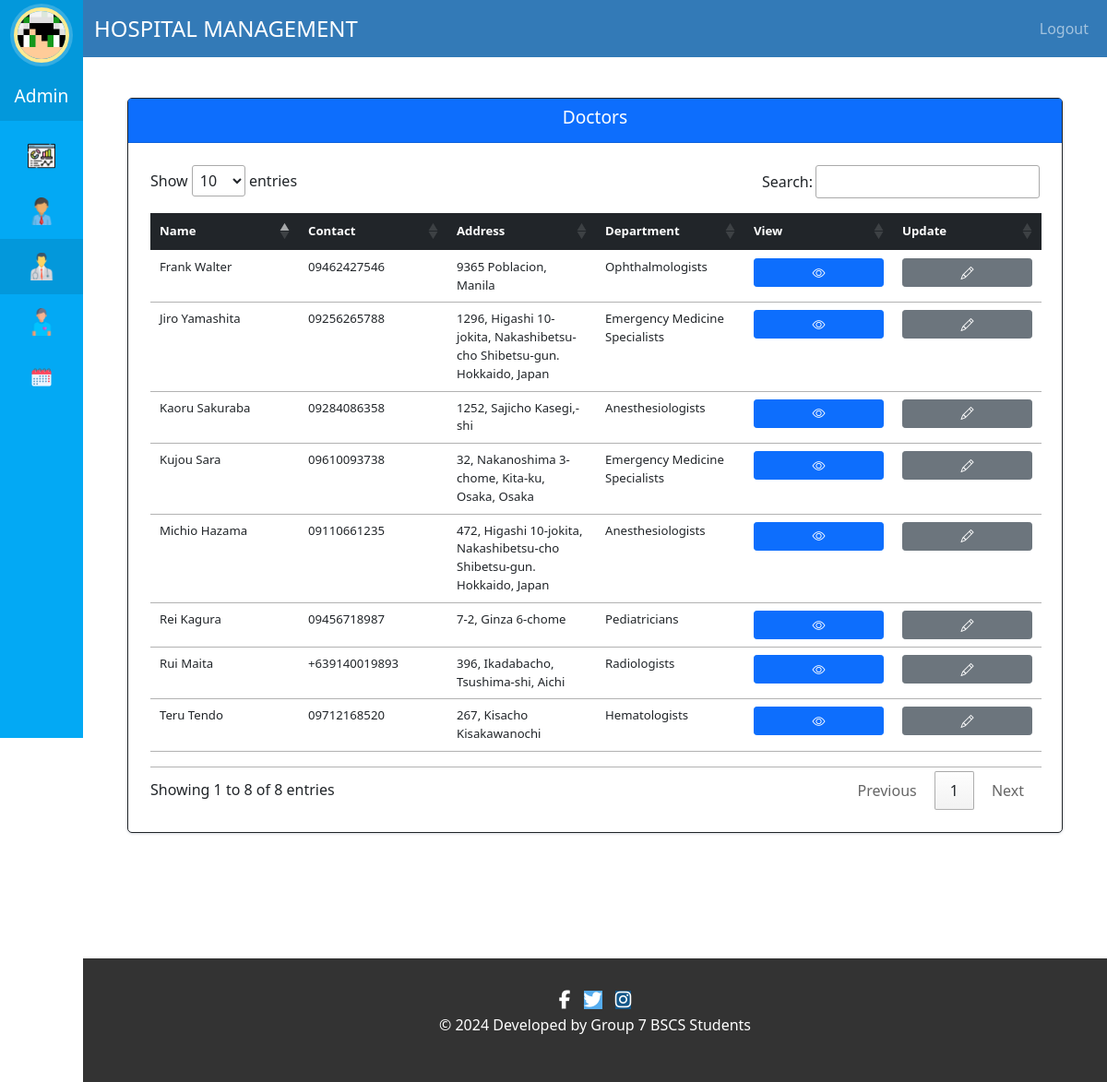
/admin-view-doctor (signed in), run on the app's committed database.
### hospital/models.py (models this page shows, shortened)
class HospitalStaffAdmin(models.Model):
    staff_id = models.AutoField(primary_key=True)
    user = models.ForeignKey(User, on_delete=models.CASCADE)
    username = models.CharField(max_length=40, blank=False, null=False)
    profile_pic= models.ImageField(upload_to='profile_pic/StaffAdminProfilePic/',null=True, blank=True)
    address = models.CharField(max_length=40, blank=False, null=False)
    mobile = models.CharField(max_length=20, null=True, blank=False)
    email = models.EmailField(validators=[validate_email], blank=False, null=False)
    status = models.BooleanField(default=False)

class Doctor(models.Model):
    STATUS_ONHOLD = 0
    STATUS_AVAILABLE = 1
    STATUS_NOTAVAILABLE = 2
    STATUS_CHOICES = [
        (STATUS_ONHOLD, 'On Hold'),
        (STATUS_AVAILABLE, 'Available'),
        (STATUS_NOTAVAILABLE, 'Not Available'),
    ]
    user=models.OneToOneField(User,on_delete=models.CASCADE)
    address = models.CharField(max_length=255, blank=False, null=False)
    mobile_validator = RegexValidator(regex=r'(^(\+)(\d){12}$)|(^\d{11}$)', message= 'Provide a valid Contact Number (e,g: 09172464146 or +639172464146)')
    mobile = models.CharField(max_length=20, validators=[mobile_validator], blank=False, null=False)
    department= models.CharField(max_length=50, choices=departments)
    status = models.IntegerField(choices=STATUS_CHOICES, default=STATUS_ONHOLD)
    license_num_validator = RegexValidator(regex=r'^\d{7}$', message="License number must be 7 digits.")
    license_num = models.CharField(max_length=7, validators=[license_num_validator])
    profile_pic = models.ImageField(blank=True, null=True, upload_to='profile_pic/DoctorProfilePic/')
    @property
    def get_name(self):
        return self.user.first_name+" "+self.user.last_name

### hospital/views.py (the view)
# urls.py: path('admin-view-doctor', views.admin_view_doctor_view,name='admin-view-doctor'),
@login_required(login_url='adminlogin')
@user_passes_test(is_admin)
def admin_view_doctor_view(request):
    doctors=models.Doctor.objects.all().filter(status=models.Doctor.STATUS_AVAILABLE)
    admin = models.HospitalStaffAdmin.objects.get(user_id=request.user.id)
    context = {
        'admin': admin,
        'doctors': doctors,
    }
    return render(request,'hospital/admin_view_doctor.html', context)

### hospital/views.py (called while the page is built)
def is_admin(user):
    return user.groups.filter(name='ADMIN').exists()

### templates/hospital/admin_view_doctor.html (shortened to what this page needs)
{% extends 'hospital/admin_base.html' %}
{% block content %}
{% load static %}
<head>
  <link rel="stylesheet" href="//cdn.datatables.net/1.13.7/css/jquery.dataTables.min.css">
</head>
<br><br>
<div class="container-fluid">
  <div class="card border border-dark">
    <div class="card-header bg-primary text-white">
      <h6 class="card-title">Doctors</h6>
    </div>
    <div class="table-responsive p-4">
      <table class="table table-hover py-3" id="dev-table">
        <thead class="table-dark">
          <tr>
            <th>Name</th>
            <th>Contact</th>
            <th>Address</th>
            <th>Department</th>
            <th>View</th>
            <th>Update</th>
          </tr>
        </thead>
        <tbody>
          {% for d in doctors %}
          <tr>
            <td>{{ d.get_name }}</td>
            <td>{{ d.mobile }}</td>
            <td>{{ d.address }}</td>
            <td>{{ d.department }}</td>
            <td><a class="btn btn-primary btn-sm w-100 h-100" href="{% url 'admin-doctor-details' d.id %}"><i class="bi bi-eye"></i></a></td>
            <td><a class="btn btn-secondary btn-sm w-100 h-100" href="{% url 'update-doctor' d.id  %}"><i class="bi bi-pencil"></i></a></td>
          </tr>
          {% endfor %}
        </tbody>
      </table>
    </div>
  </div>
</div>
{% endblock content %}

### templates/hospital/admin_base.html (shortened to what this page needs)
<!DOCTYPE html>
{% load static %}
{% with current_page=request.path %}
<html lang="en">
<head>
  <link href="https://cdn.jsdelivr.net/npm/bootstrap@5.0.2/dist/css/bootstrap.min.css" rel="stylesheet">
  <link rel="stylesheet" href="https://cdn.jsdelivr.net/npm/bootstrap-icons@1.3.0/font/bootstrap-icons.css">
  <link rel="stylesheet" href="{% static '/style.css' %}">
</head>
<body>
  <nav class="menu" tabindex="0">
    <header class="avatar">
      <a href="#" data-bs-toggle="modal" data-bs-target="#profilePicModal" class="position-relative">
        {% if admin.profile_pic %}
            <img class="rounded-circle" src="{{ admin.profile_pic.url }}" alt="Profile Pic"/>
        {% else %}
            <img class="rounded-circle" src="{% static 'images/adminpropic.png' %}" alt="Default Profile Pic"/>
            <span class="position-absolute top-50 start-50 translate-middle bi-camera-fill"></span>
        {% endif %}
      </a>
      <br><br>
      {% if user.is_superuser %}
        <h6 class="text-white">Admin</h6>
      {% else %}
        <h6 class="text-white">Receptionist</h6>
      {% endif %}
    </header>
    <ul class="navbar-nav">
        <li tabindex="0" id="adminDashboardIcon" class="icon-dashboard nav-item {% if 'dashboard' in request.path %}active{% endif %}">
            <a class="nav-link text-white" href="/admin-dashboard">
            </a>
        </li>
        {% if user.is_superuser %}
          <li tabindex="0" id="djangoAdminIcon" class="icon-admin nav-item">
            <a class="nav-link text-white" href="/admin-panel">
            </a>
          </li>
        {% endif %}
        <li tabindex="0" id="adminDoctorIcon" class="icon-customers nav-item {% if 'doctor' in request.path %}active{% endif %}">
            <a class="nav-link text-white" href="/admin-doctor">
            </a>
        </li>
        <li tabindex="0" id="adminPatientIcon" class="icon-users nav-item {% if 'patient' in request.path %}active{% endif %}">
            <a class="nav-link text-white" href="/admin-patient">
            </a>
        </li>
        <li tabindex="0" id="adminAppointmentIcon" class="icon-calendar nav-item {% if 'appointment' in request.path %}active{% endif %}">
            <a class="nav-link text-white" href="/admin-appointment">
            </a>
        </li>
    </ul>
</nav>
{% endwith %}
<main>
  <div class="bs-example">
    <nav class="navbar navbar-expand-md navbar-dark fixed-top" style="background:#337AB7;">
        <div class="container-fluid">
            <a href="/admin-dashboard" class="navbar-brand">HOSPITAL MANAGEMENT</a>
            <div class="collapse navbar-collapse justify-content-end" id="navbarCollapse">
                <ul class="navbar-nav">
                    <li class="nav-item">
                        <form id="logoutForm" action="{% url 'logout/' %}" method="post">
                            <a href="#" class="nav-link" id="logoutLink">Logout</a>
                        </form>
                    </li>
                </ul>
            </div>
        </div>
    </nav>
</div>
    <br><br>
    <div class="container-fluid">
        <div class="row">
            <div class="col-md-12">
                {% block content %}
                {% endblock %}
            </div>
        </div>
    </div>
    <br><br><br><br>
  {% include 'hospital/footer.html' %}
</main>
</body>
</html>

### static/style.css (style rules this page uses)
body { padding-left: 240px; }
main { position: relative; height: 100vh; }
.menu { background: #5bc995; height: 100vh; width: 240px; position: fixed; top: 0px; left: 0; z-index: 5; outline: none; }
.menu .avatar { background: rgba(0, 0, 0, 0.1); padding: 2em 0.5em; text-align: center; }
.menu .avatar img { width: 100px; border-radius: 50%; overflow: hidden; border: 4px solid #ffea92; box-shadow: 0 0 0 4px rgba(255, 255, 255, 0.2); }
.menu ul { list-style: none; padding: 0.5em 0; margin: 0; }
.menu ul li { padding: 0.5em 1em 0.5em 3em; font-size: 0.95em; font-weight: regular; background-repeat: no-repeat; background-position: left 15px center; background-size: auto 20px; transition: all 0.15s linear; cursor: pointer; }
.menu ul li.icon-dashboard { background-image: url("http://www.entypo.com/images//gauge.svg"); }
.menu ul li.icon-customers { background-image: url("http://www.entypo.com/images//briefcase.svg"); }
.menu ul li.icon-users { background-image: url("http://www.entypo.com/images//users.svg"); }
.menu ul li.icon-calendar { background-image: url("http://www.entypo.com/images//calendar.svg"); }
a:link { text-decoration: none; }
.menu { top: 50px; }
h6 { color: white; }
.card { border-radius: 5px; -webkit-box-shadow: 0 1px 2.94px 0.06px rgba(4, 26, 55, 0.16); box-shadow: 0 1px 2.94px 0.06px rgba(4, 26, 55, 0.16); border: none; margin-bottom: 30px; -webkit-transition: all 0.3s ease-in-out; transition: all 0.3s ease-in-out; }

### templates/hospital/admin_view_doctor.html (style rules this page uses)
a:link { text-decoration: none; }
h6 { text-align: center; font-size: 1.2em; }
.row { margin: 10px auto; }
table { width: 100%; table-layout: fixed; }
.table-responsive { text-wrap: wrap; table-layout: fixed; }
@media only screen and (min-width: 768px) { table { font-size: 0.825rem; } }
@media only screen and (min-width: 768px) { th, td { padding: 0.75rem; } }

### data on the page
HospitalStaffAdmin: profile_pic (picture)
Doctor: get_name "Kujou Sara", mobile "09610093738", address "32, Nakanoshima 3-chome, Kita-ku, Osaka, Osaka", department "Emergency Medicine Specialists"
Doctor: get_name "Teru Tendo", mobile "09712168520", address "267, Kisacho Kisakawanochi", department "Hematologists"
Doctor: get_name "Kaoru Sakuraba", mobile "09284086358", address "1252, Sajicho Kasegi,-shi", department "Anesthesiologists"
Doctor: get_name "Rui Maita", mobile "+639140019893", address "396, Ikadabacho, Tsushima-shi, Aichi", department "Radiologists"
Doctor: get_name "Rei Kagura", mobile "09456718987", address "7-2, Ginza 6-chome", department "Pediatricians"
Doctor: get_name "Jiro Yamashita", mobile "09256265788", address "1296, Higashi 10-jokita, Nakashibetsu-cho Shibetsu-gun. Hokkaido, Japan", department "Emergency Medicine Specialists"
Doctor: get_name "Michio Hazama", mobile "09110661235", address "472, Higashi 10-jokita, Nakashibetsu-cho Shibetsu-gun. Hokkaido, Japan", department "Anesthesiologists"
Doctor: get_name "Frank Walter", mobile "09462427546", address "9365 Poblacion, Manila", department "Ophthalmologists"
